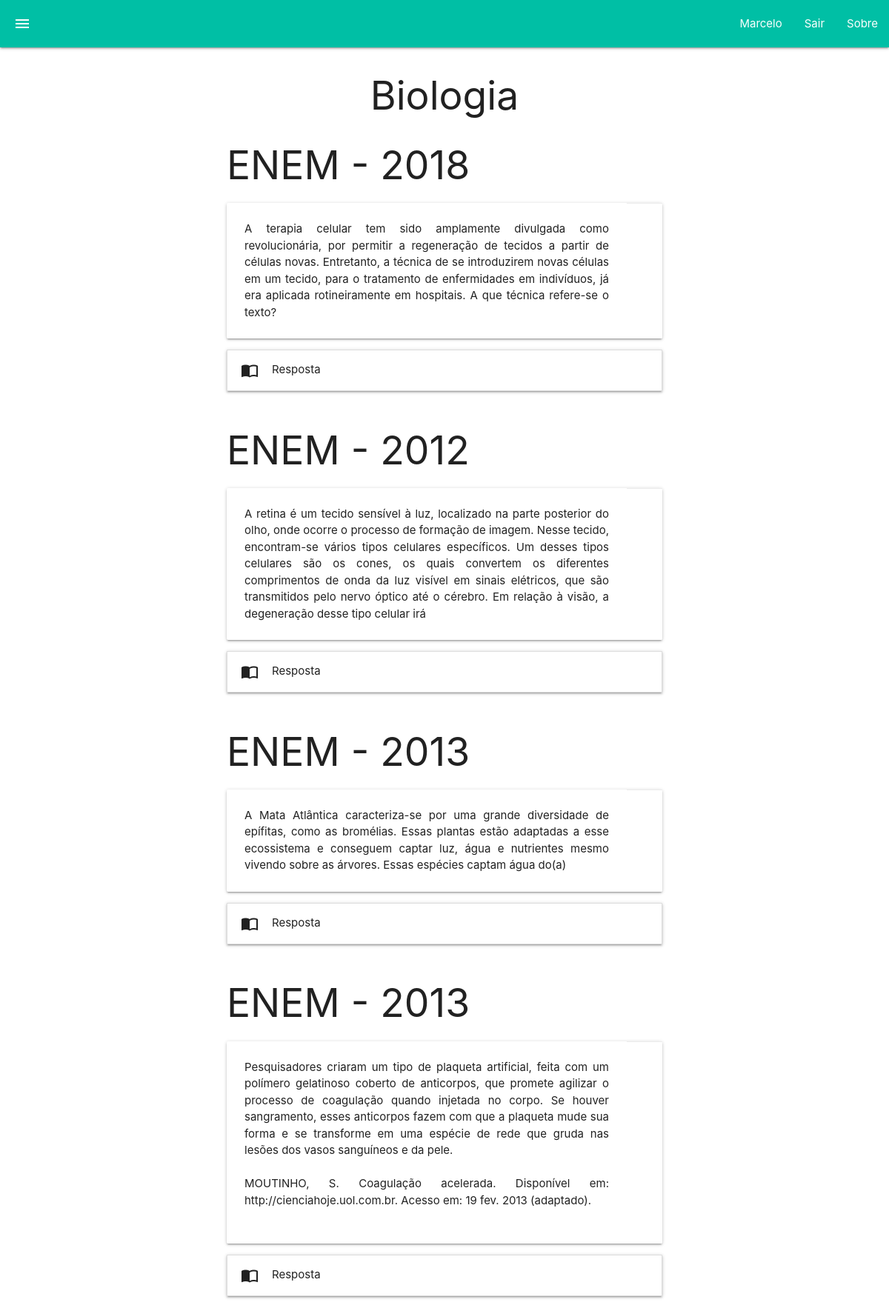
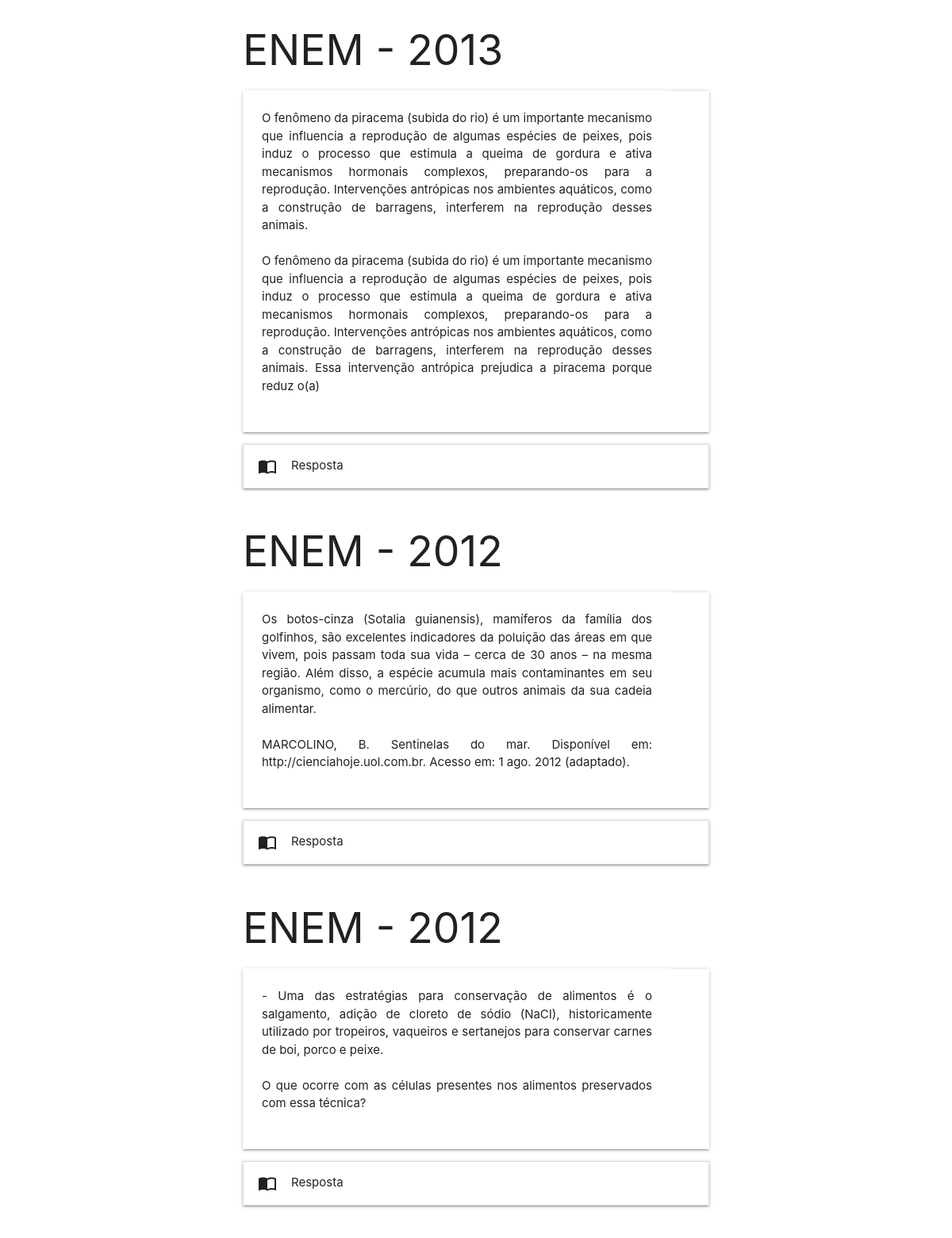
/Sistema/materialize-v1.0.0/bio.php (signed in, upper part), run on the app's committed database (2 pictures, top to bottom).
### tables this page shows
CREATE TABLE `perguntas` (
  `perg_cod` int(11) NOT NULL,
  `perg_ano` year(4) NOT NULL,
  `perg_vestibular` varchar(25) NOT NULL,
  `perg_materia` varchar(20) NOT NULL,
  `perg_conteudo` text NOT NULL,
  `perg_data` date NOT NULL,
  `perg_usuario` int(11) NOT NULL,
  `perg_alternativacorreta` varchar(2) NOT NULL
);

### Sistema/materialize-v1.0.0/src/perg_bio.php (the view, shortened to what this page needs)
<?php
		include('conexao.php');
		$query = 'select * from perguntas where perg_materia="Biologia"';
		$result= mysqli_query($conexao,$query);
		while($conteudo = mysqli_fetch_array($result)){
		$pergunta = utf8_encode($conteudo['perg_conteudo']);
		$id_pergunta = $conteudo['perg_cod'];
		$ano = $conteudo['perg_ano'];
		$vestibular = $conteudo['perg_vestibular'];
		echo '<div class="container" align="justify">
		<div id=',"{$id_pergunta}",' class="row"">
		<div class="">
		<h2>',"{$vestibular} - {$ano}",'</h2>
			<div class="card horizontal">
				<div class="card-content">
					<p>',"{$pergunta}",'</p>
				</div>
			<div class="card-action">
			</div>
			</div>
			<ul class="collapsible">
	   			 <li>
	      <div class="collapsible-header"><i class="material-icons">import_contacts</i>Resposta</div>
	      <div class="collapsible-body"><form action="src/verificaresposta.php" method="post">';
	echo '<button type="submit" class="waves-effect waves-light btn"><i class="material-icons right">arrow_forward</i>Responder</button></form></div>
	    </li>
	  </ul>
			</div>
		</div>
		</div>';
	}
?>

### Sistema/materialize-v1.0.0/bio.php (style rules this page uses)
html, body { height: 100%; margin: 0; }

### data on the page
perguntas: perg_vestibular "ENEM", perg_ano "2018", perg_conteudo "A terapia celular tem sido amplamente divulgada como revolucionária, por permitir a regeneração de tecidos a partir de células novas. Entretanto, a técnica de se introduzirem novas células em um tecido, para o tratamento de enfermidades em indivíduos, já era aplicada rotineiramente em hospitais. A que técnica refere-se o texto?"
perguntas: perg_vestibular "ENEM", perg_ano "2012", perg_conteudo "A retina é um tecido sensível à luz, localizado na parte posterior do olho, onde ocorre o processo de formação de imagem. Nesse tecido, encontram-se vários tipos celulares específicos. Um desses tipos celulares são os cones, os quais convertem os diferentes comprimentos de onda da luz visível em sinais elétricos, que são transmitidos pelo nervo óptico até o cérebro. Em relação à visão, a degeneração desse tipo celular irá"
perguntas: perg_vestibular "ENEM", perg_ano "2013", perg_conteudo "A Mata Atlântica caracteriza-se por uma grande diversidade de epífitas, como as bromélias. Essas plantas estão adaptadas a esse ecossistema e conseguem captar luz, água e nutrientes mesmo vivendo sobre as árvores. Essas espécies captam água do(a)"
perguntas: perg_vestibular "ENEM", perg_ano "2013", perg_conteudo "Pesquisadores criaram um tipo de plaqueta artificial, feita com um polímero gelatinoso coberto de anticorpos, que promete agilizar o processo de coagulação quando injetada no corpo. Se houver sangramento, esses anticorpos fazem com que a plaqueta mude sua forma e se transforme em uma espécie de rede que gruda nas lesões dos vasos sanguíneos e da pele. MOUTINHO, S. Coagulação acelerada. Disponível em: http://cienciahoje.uol.com.br. Acesso em: 19 fev. 2013 (adaptado)."
perguntas: perg_vestibular "ENEM", perg_ano "2013", perg_conteudo "O fenômeno da piracema (subida do rio) é um importante mecanismo que influencia a reprodução de algumas espécies de peixes, pois induz o processo que estimula a queima de gordura e ativa mecanismos hormonais complexos, preparando-os para a reprodução. Intervenções antrópicas nos ambientes aquáticos, como a construção de barragens, interferem na reprodução desses animais. O fenômeno da piracema (subida do rio) é um importante mecanismo que influencia a reprodução de algumas espécies de peixes, pois induz o processo que estimula a queima de gordura e ativa mecanismos hormonais complexos, preparando-os para a reprodução. Intervenções antrópicas nos ambientes aquáticos, como a construção de…"
perguntas: perg_vestibular "ENEM", perg_ano "2012", perg_conteudo "Os botos-cinza (Sotalia guianensis), mamíferos da família dos golfinhos, são excelentes indicadores da poluição das áreas em que vivem, pois passam toda sua vida – cerca de 30 anos – na mesma região. Além disso, a espécie acumula mais contaminantes em seu organismo, como o mercúrio, do que outros animais da sua cadeia alimentar. MARCOLINO, B. Sentinelas do mar. Disponível em: http://cienciahoje.uol.com.br. Acesso em: 1 ago. 2012 (adaptado)."
perguntas: perg_vestibular "ENEM", perg_ano "2012", perg_conteudo "- Uma das estratégias para conservação de alimentos é o salgamento, adição de cloreto de sódio (NaCI), historicamente utilizado por tropeiros, vaqueiros e sertanejos para conservar carnes de boi, porco e peixe. O que ocorre com as células presentes nos alimentos preservados com essa técnica?"

### other printed values
$_SESSION['autenticado'] "Marcelo"
